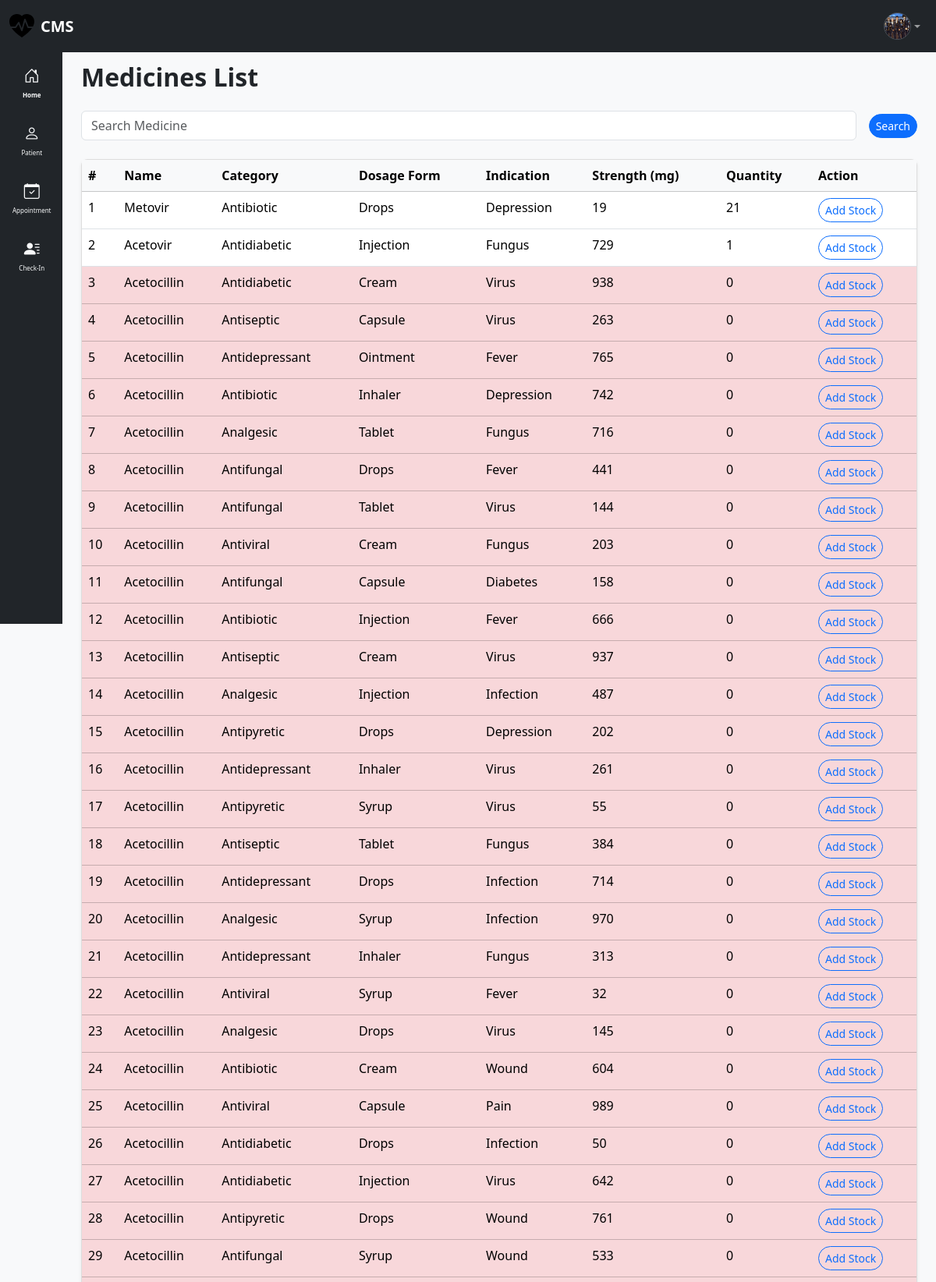
/inventory_list/ (signed in, upper part), run on the app's committed database.
### accounts/models.py (models this page shows, shortened)
class Profile(models.Model):
    class UserType(models.IntegerChoices):
        CLINIC_STAFF = 1, "Clinic Staff"
        DOCTOR = 2, "Doctor"
        ADMIN = 3, "Admin"
    user = models.OneToOneField(User, on_delete=models.CASCADE)
    user_type = models.IntegerField(
        choices=UserType.choices, default=UserType.CLINIC_STAFF
    )
    phone_number = models.CharField(max_length=20, unique=True, null=True, blank=True)
    ic_number = models.CharField(max_length=12, unique=True, null=True, blank=True)
    register_date = models.DateTimeField(default=timezone.now)
    profile_picture = models.ImageField(
        upload_to="images/", default="images/default_dp.png", null=True, blank=True
    )

### clinic/models.py (models this page shows, shortened)
class Medicine(models.Model):
    name = models.CharField(max_length=50)
    category = models.CharField(max_length=50)
    dosage_form = models.CharField(max_length=50)
    indication = models.CharField(max_length=50)
    strength = models.IntegerField(default=1)  # in mg
    quantity_in_stock = models.IntegerField(default=0)

### clinic/views.py (the view)
# urls.py: path("inventory_list/", views.inventory_list, name="inventory_list"),
@login_required
def inventory_list(request):
    query = request.GET.get("search", "")
    if query:
        medicines = Medicine.objects.filter(
            Q(name__icontains=query) | Q(category__icontains=query)
        ).order_by(
            "-quantity_in_stock", "name"
        )  # Descending order for quantity
    else:
        medicines = Medicine.objects.order_by(
            "-quantity_in_stock", "name"
        )  # Descending order for quantity
    paginator = Paginator(medicines, 50)
    page_number = request.GET.get("page")
    medicines_page = paginator.get_page(page_number)
    context = {
        "medicines": medicines_page,
        "title": "Inventory List",
    }
    return render(request, "clinic/inventory_list.html", context)

### clinic/templates/clinic/inventory_list.html (shortened to what this page needs)
{% extends "clinic/base.html" %}
{% block main %}
<div class="container mt-4">
    <div class="d-flex justify-content-between align-items-center mb-3">
        <h2 class="fw-bold">Medicines List</h2>
    </div>
    <div class="mb-4">
        <form method="GET" class="d-flex align-items-center">
            <input type="text" name="search" value="{{ request.GET.search }}" placeholder="Search Medicine"
                class="form-control me-3" />
            <button type="submit" class="btn btn-sm btn-primary rounded-pill">Search</button>
        </form>
    </div>
    <div class="card shadow-sm">
        <div class="card-body p-0">
            <table class="table table-hover mb-0">
                <thead class="table-light">
                    <tr>
                        <th>#</th>
                        <th>Name</th>
                        <th>Category</th>
                        <th>Dosage Form</th>
                        <th>Indication</th>
                        <th>Strength (mg)</th>
                        <th>Quantity</th>
                        <th>Action</th>
                    </tr>
                </thead>
                <tbody>
                    {% for med in medicines %}
                    <tr {% if not med.quantity_in_stock %} class="table-danger" {% endif %}>
                        <td>{{ forloop.counter }}</td>
                        <td>{{ med.name }}</td>
                        <td>{{ med.category }}</td>
                        <td>{{ med.dosage_form }}</td>
                        <td>{{ med.indication }}</td>
                        <td>{{ med.strength }}</td>
                        <td>{{ med.quantity_in_stock }}</td>
                        <td>
                            <a class="btn btn-sm btn-outline-primary rounded-pill"
                                href="{% url 'clinic:add_stock' med.pk %}">
                                Add Stock
                            </a>
                        </td>
                    </tr>
                    {% empty %}
                    <tr>
                        <td colspan="8" class="text-center text-muted"><em>No medicines found.</em></td>
                    </tr>
                    {% endfor %}
                </tbody>
            </table>
        </div>
    </div>
</div>
{% endblock %}

### clinic/templates/clinic/nav.html (shortened to what this page needs)
{% load static %}
<nav class="navbar navbar-expand-lg bg-dark" data-bs-theme="dark">
    <div class="container-fluid">
        <a class="navbar-brand d-flex align-items-center" href="{% url 'clinic:home' %}">
            <img src="{% static 'clinic/main-logo.svg' %}" alt="CMS Logo" width="32" height="32" class="me-2">
            <span class="fw-bold text-white">CMS</span>
        </a>
        <div class="collapse navbar-collapse" id="navbarSupportedContent">
            <ul class="navbar-nav ms-auto mb-2 mb-lg-0">
                {% if user.is_authenticated %}
                <li class="nav-item dropdown">
                    <a class="nav-link dropdown-toggle d-flex align-items-center" href="#" id="navbarDropdown"
                        role="button" data-bs-toggle="dropdown" aria-expanded="false">
                        <img src="{% if user.profile.profile_picture %}{{ user.profile.profile_picture.url }}{% else %}{% static 'images/default_dp.png' %}{% endif %}"
                            alt="Profile" class="rounded-circle border"
                            style="width: 35px; height: 35px; object-fit: cover;">
                    </a>
                </li>
                {% endif %}
            </ul>
        </div>
    </div>
</nav>

### clinic/templates/clinic/head.html (style rules this page uses)
.card { border: 1px solid #ddd; border-radius: 8px; box-shadow: 0 4px 8px rgba(0, 0, 0, 0.1); transition: box-shadow 0.3s ease; }

### data on the page
Medicine: name "Acetocillin", category "Antidiabetic", dosage_form "Cream", indication "Virus", strength "938", quantity_in_stock "0"
Medicine: name "Acetocillin", category "Antiseptic", dosage_form "Capsule", indication "Virus", strength "263", quantity_in_stock "0"
Medicine: name "Acetocillin", category "Antidepressant", dosage_form "Ointment", indication "Fever", strength "765", quantity_in_stock "0"
Medicine: name "Acetocillin", category "Antibiotic", dosage_form "Inhaler", indication "Depression", strength "742", quantity_in_stock "0"
Medicine: name "Acetocillin", category "Analgesic", dosage_form "Tablet", indication "Fungus", strength "716", quantity_in_stock "0"
Medicine: name "Acetocillin", category "Antifungal", dosage_form "Drops", indication "Fever", strength "441", quantity_in_stock "0"
Medicine: name "Acetocillin", category "Antifungal", dosage_form "Tablet", indication "Virus", strength "144", quantity_in_stock "0"
Medicine: name "Acetocillin", category "Antiviral", dosage_form "Cream", indication "Fungus", strength "203", quantity_in_stock "0"
Medicine: name "Acetocillin", category "Antifungal", dosage_form "Capsule", indication "Diabetes", strength "158", quantity_in_stock "0"
Medicine: name "Acetocillin", category "Antibiotic", dosage_form "Injection", indication "Fever", strength "666", quantity_in_stock "0"
Medicine: name "Acetocillin", category "Antiseptic", dosage_form "Cream", indication "Virus", strength "937", quantity_in_stock "0"
Medicine: name "Acetocillin", category "Analgesic", dosage_form "Injection", indication "Infection", strength "487", quantity_in_stock "0"
Medicine: name "Acetocillin", category "Antipyretic", dosage_form "Drops", indication "Depression", strength "202", quantity_in_stock "0"
Medicine: name "Acetocillin", category "Antidepressant", dosage_form "Inhaler", indication "Virus", strength "261", quantity_in_stock "0"
Medicine: name "Acetocillin", category "Antipyretic", dosage_form "Syrup", indication "Virus", strength "55", quantity_in_stock "0"
Medicine: name "Acetocillin", category "Antiseptic", dosage_form "Tablet", indication "Fungus", strength "384", quantity_in_stock "0"
Medicine: name "Acetocillin", category "Antidepressant", dosage_form "Drops", indication "Infection", strength "714", quantity_in_stock "0"
Medicine: name "Acetocillin", category "Analgesic", dosage_form "Syrup", indication "Infection", strength "970", quantity_in_stock "0"
Medicine: name "Acetocillin", category "Antidepressant", dosage_form "Inhaler", indication "Fungus", strength "313", quantity_in_stock "0"
Medicine: name "Acetocillin", category "Antiviral", dosage_form "Syrup", indication "Fever", strength "32", quantity_in_stock "0"
Medicine: name "Acetocillin", category "Analgesic", dosage_form "Drops", indication "Virus", strength "145", quantity_in_stock "0"
Medicine: name "Acetocillin", category "Antibiotic", dosage_form "Cream", indication "Wound", strength "604", quantity_in_stock "0"
Medicine: name "Acetocillin", category "Antiviral", dosage_form "Capsule", indication "Pain", strength "989", quantity_in_stock "0"
Medicine: name "Acetocillin", category "Antidiabetic", dosage_form "Drops", indication "Infection", strength "50", quantity_in_stock "0"
Medicine: name "Acetocillin", category "Antidiabetic", dosage_form "Injection", indication "Virus", strength "642", quantity_in_stock "0"
Medicine: name "Acetocillin", category "Antipyretic", dosage_form "Drops", indication "Wound", strength "761", quantity_in_stock "0"
Medicine: name "Acetocillin", category "Antifungal", dosage_form "Syrup", indication "Wound", strength "533", quantity_in_stock "0"
